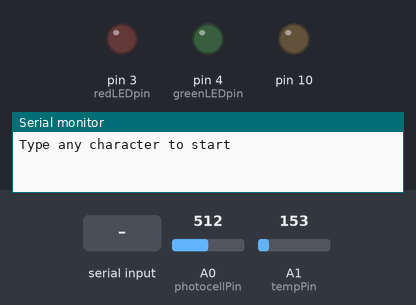
Bench run of a sketch on a simulated Arduino Uno, built with avr-gcc and run on an emulated ATmega328P. Parts: output pins drawn as LEDs (lit = HIGH), the last lines printed to the serial monitor. Dashed ring = blinking. Inputs (shaded band) come from the test bench; at power-on: A0 (photocellPin) = 512, A1 (tempPin) = 153. The local clock reads 2024-03-15 10:24:30 at power-on unless the sketch sets it; storage starts empty.

Above: at 0.9 s.
1.0 s: "1" received over Serial
At 2.8 s:
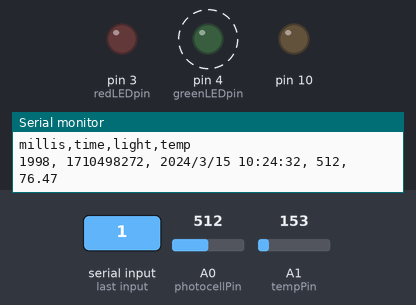
13.0 s: A0 (photocellPin) set to 11
16.0 s: A0 (photocellPin) set to 8
Timing chart, 0 to 20.0 s (numbered marks = the images above; inputs shaded):
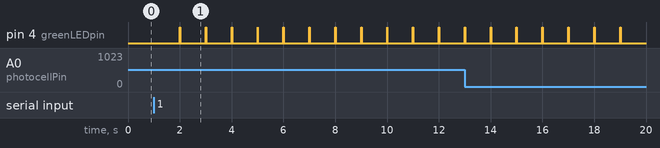

Measured:
- after the input at 1.0 s, pin 4 (greenLEDpin): alternates HIGH for 0.02 s and LOW for 0.98 s, starting after 1.0 s

The sketch:

lightTempLogger.ino
```cpp
#include "SD.h"
#include <Wire.h>
#include "RTClib.h"

// A simple data logger for the Arduino analog pins
#define LOG_INTERVAL  1000 // mills between entries
#define ECHO_TO_SERIAL   1 // echo data to serial port
#define WAIT_TO_START    1 // Wait for serial input in setup()


// the digital pins that connect to the LEDs
#define redLEDpin 3
#define greenLEDpin 4

// The analog pins that connect to the sensors
#define photocellPin 0           // analog 0
#define tempPin 1                // analog 1

RTC_DS1307 RTC; // define the Real Time Clock object


// for the data logging shield, we use digital pin 10 for the SD cs line
const int chipSelect = 10;

// the logging file
File logfile;

void error(char *str)
{
  Serial.print("error: ");
  Serial.println(str);

  // red LED indicates error
  digitalWrite(redLEDpin, HIGH);

  while (1);
}

void setup()
{
  Serial.begin(9600);
  Serial.println();

#if WAIT_TO_START
  Serial.println("Type any character to start");
  while (!Serial.available());
#endif //WAIT_TO_START

  // initialize the SD card
  Serial.print("Initializing SD card...");
  // make sure that the default chip select pin is set to
  // output, even if you don't use it:
  pinMode(10, OUTPUT);

  // see if the card is present and can be initialized:
  if (!SD.begin(chipSelect)) {
    Serial.println("Card failed, or not present");
    // don't do anything more:
    return;
  }
  Serial.println("card initialized.");

  // create a new file
  char filename[] = "LOGGER00.CSV";
  for (uint8_t i = 0; i < 100; i++) {
    filename[6] = i / 10 + '0';
    filename[7] = i % 10 + '0';
    if (! SD.exists(filename)) {
      // only open a new file if it doesn't exist
      logfile = SD.open(filename, FILE_WRITE);
      break;  // leave the loop!
    }
  }

  if (! logfile) {
    error("couldnt create file");
  }

  Serial.print("Logging to: ");
  Serial.println(filename);

  Wire.begin();
  if (!RTC.begin()) {
    logfile.println("RTC failed");
#if ECHO_TO_SERIAL
    Serial.println("RTC failed");
#endif  //ECHO_TO_SERIAL
  }


  logfile.println("millis,time,light,temp");

  Serial.println("millis,time,light,temp");


  pinMode(redLEDpin, OUTPUT);
  pinMode(greenLEDpin, OUTPUT);

  // If you want to set the aref to something other than 5v
  //analogReference(EXTERNAL);
}

void loop()
{
  DateTime now;

  // delay for the amount of time we want between readings
  delay((LOG_INTERVAL - 1) - (millis() % LOG_INTERVAL));

  digitalWrite(greenLEDpin, HIGH);

  // log milliseconds since starting
  uint32_t m = millis();
  logfile.print(m);           // milliseconds since start
  logfile.print(", ");
#if ECHO_TO_SERIAL
  Serial.print(m);         // milliseconds since start
  Serial.print(", ");
#endif

  // fetch the time
  now = RTC.now();
  // log time
  logfile.print(now.unixtime()); // seconds since 2000
  logfile.print(", ");
  logfile.print(now.year(), DEC);
  logfile.print("/");
  logfile.print(now.month(), DEC);
  logfile.print("/");
  logfile.print(now.day(), DEC);
  logfile.print(" ");
  logfile.print(now.hour(), DEC);
  logfile.print(":");
  logfile.print(now.minute(), DEC);
  logfile.print(":");
  logfile.print(now.second(), DEC);

  Serial.print(now.unixtime()); // seconds since 2000
  Serial.print(", ");
  Serial.print(now.year(), DEC);
  Serial.print("/");
  Serial.print(now.month(), DEC);
  Serial.print("/");
  Serial.print(now.day(), DEC);
  Serial.print(" ");
  Serial.print(now.hour(), DEC);
  Serial.print(":");
  Serial.print(now.minute(), DEC);
  Serial.print(":");
  Serial.print(now.second(), DEC);


  int photocellReading = analogRead(photocellPin);
  delay(10);
  int tempReading = analogRead(tempPin);

  // converting that reading to voltage, for 3.3v arduino use 3.3
  float voltage = (tempReading * 5.0) / 1024.0;
  float temperatureC = (voltage - 0.5) * 100.0 ;
  float temperatureF = (temperatureC * 9.0 / 5.0) + 32.0;

  logfile.print(", ");
  logfile.print(photocellReading);
  logfile.print(", ");
  logfile.println(temperatureF);
#if ECHO_TO_SERIAL
  Serial.print(", ");
  Serial.print(photocellReading);
  Serial.print(", ");
  Serial.println(temperatureF);
#endif //ECHO_TO_SERIAL

  digitalWrite(greenLEDpin, LOW);
}
```
